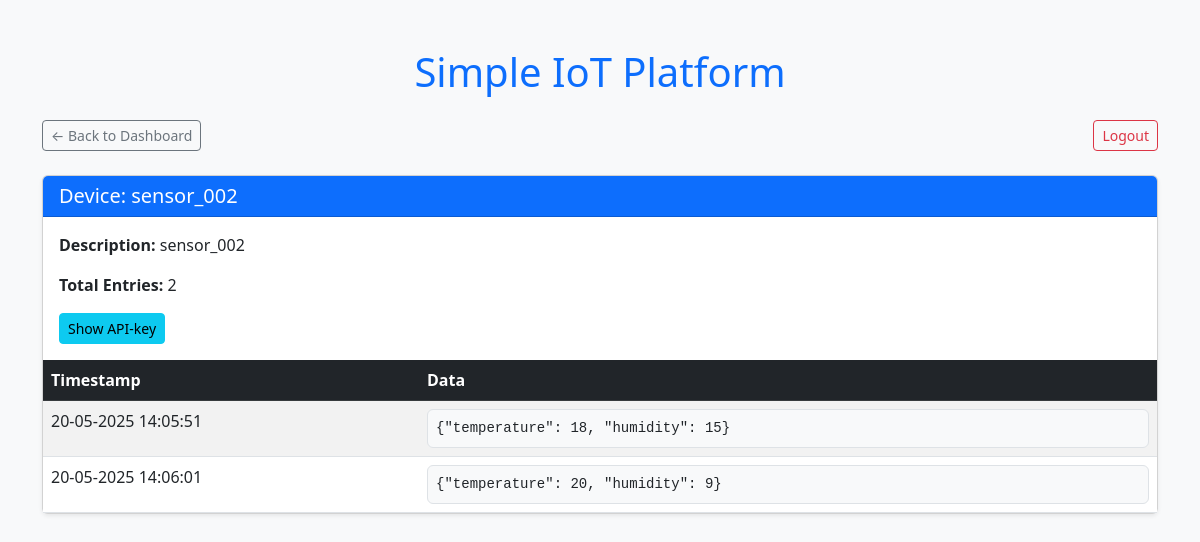
The page /device/sensor_002 (signed in) on the database its author committed.
### main.py (models this page shows)
class Device(db.Model):
    device_id = db.Column(db.String(50), unique=True, nullable=False, primary_key=True)
    description = db.Column(db.String(200), nullable=True)
    sensordatas = db.relationship('SensorData', back_populates="device")
    api_key = db.Column(db.String(50), nullable=False)

class SensorData(db.Model):
    id = db.Column(db.Integer, primary_key=True)
    device_id = db.Column(db.ForeignKey('device.device_id'), nullable=False)
    data = db.Column(db.Text, nullable=False)
    timestamp = db.Column(db.DateTime, nullable=False, default=datetime.utcnow)
    device = db.relationship('Device', back_populates="sensordatas")

### main.py (the view)
@app.route('/device/<device_id>')
@login_required
def device(device_id):
    device = Device.query.filter_by(device_id=device_id).join(SensorData).order_by(SensorData.timestamp).first()
    print(device)
    return render_template('device.html', device=device, parse_time=parse_time)

### main.py (called while the page is built)
@login_manager.user_loader
def load_user(user_id):
    return User.query.get(int(user_id))

def parse_time(time):
    return time.strftime('%d-%m-%Y %H:%M:%S')

### templates/device.html (shortened to what this page needs)
<!DOCTYPE html>
<html lang="en">
<head>
    <link href="https://cdn.jsdelivr.net/npm/bootstrap@5.3.0/dist/css/bootstrap.min.css" rel="stylesheet">
</head>
<body class="bg-light">
    <div class="container py-5">
        <h1 class="mb-4 text-center text-primary">Simple IoT Platform</h1>
        <div class="d-flex justify-content-between mb-4">
            <a href="{{ url_for('test') }}" class="btn btn-sm btn-outline-secondary">← Back to Dashboard</a>
            <a href="{{ url_for('logout') }}" class="btn btn-sm btn-outline-danger">Logout</a>
        </div>
        <div class="card shadow-sm">
            <div class="card-header bg-primary text-white">
                <h5 class="mb-0">Device: {{ device.device_id }}</h5>
            </div>
            <div class="card-body">
                <p><strong>Description:</strong> {{ device.description or 'No description provided' }}</p>
                <p><strong>Total Entries:</strong> {{ device.sensordatas | length }}</p>
                <button class="btn btn-sm btn-info" onclick="alert('API-key for device {{device.device_id}} is {{device.api_key}}')">Show API-key</button>
            </div>
            <div class="table-responsive">
                <table class="table table-striped table-hover mb-0">
                    <thead class="table-dark">
                        <tr>
                            <th scope="col">Timestamp</th>
                            <th scope="col">Data</th>
                        </tr>
                    </thead>
                    <tbody>
                    {% for sensordata in device.sensordatas %}
                        <tr>
                            <td>{{ parse_time(sensordata.timestamp) }}</td>
                            <td>
                                <pre class="m-0 bg-light border rounded p-2">{{ sensordata.data }}</pre>
                            </td>
                        </tr>
                    {% endfor %}
                    </tbody>
                </table>
            </div>
        </div>
    </div>
</body>
</html>

### rows shown on the page
Device: device_id "sensor_002", description "sensor_002"
SensorData: timestamp "20-05-2025 14:05:51", data "{\"temperature\": 18, \"humidity\": 15}"
SensorData: timestamp "20-05-2025 14:06:01", data "{\"temperature\": 20, \"humidity\": 9}"

### other values the page prints
{{ device.sensordatas | length }} "2"
